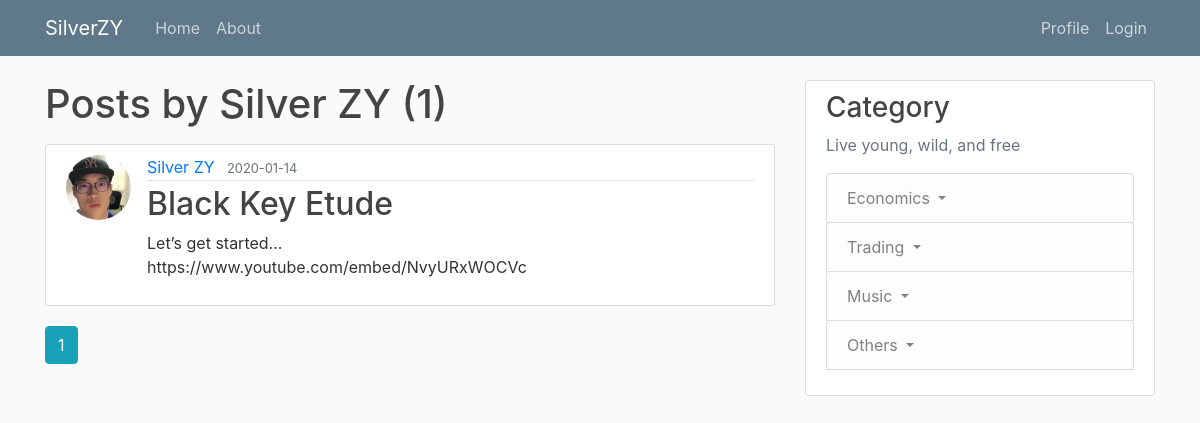
Page /user/Silver ZY on the earlier database version.
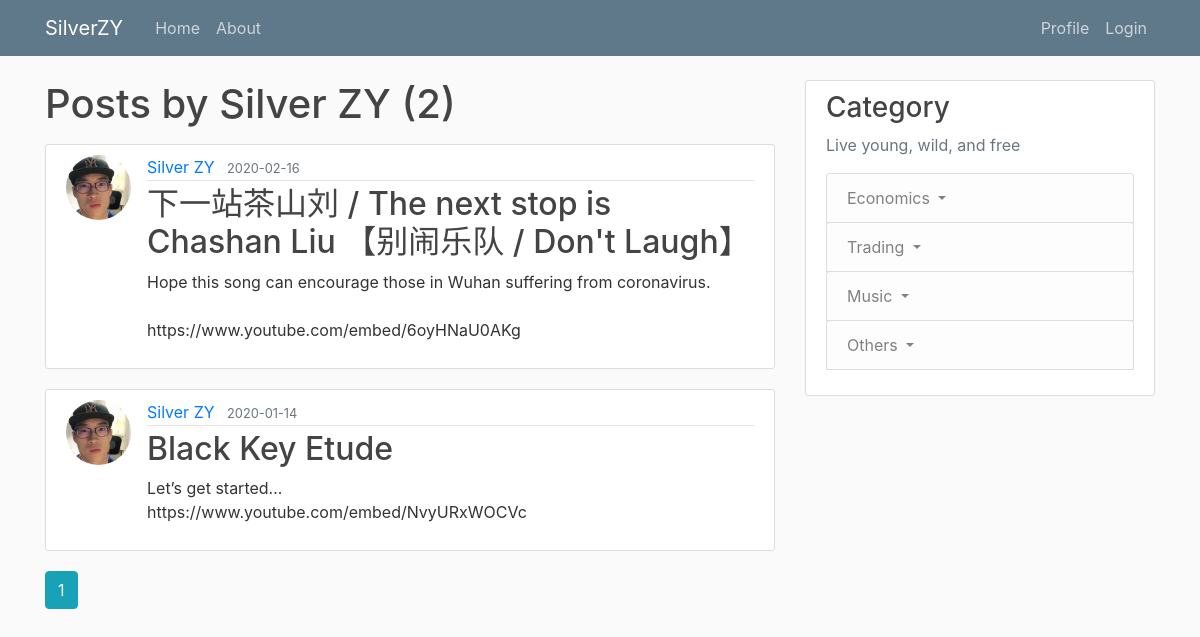
Same page on the later database version.
### flaskblog/models.py (models this page shows, shortened)
class User(db.Model, UserMixin):
    id = db.Column(db.Integer, primary_key=True)
    username = db.Column(db.String(20), unique=True, nullable=False)
    email = db.Column(db.String(120), unique=True, nullable=False)
    image_file = db.Column(db.String(20), nullable=False,
                           default='default.jpg')
    password = db.Column(db.String(60), nullable=False)
    posts = db.relationship('Post', backref='author', lazy=True)

class Post(db.Model):
    id = db.Column(db.Integer, primary_key=True)
    title = db.Column(db.String(100), nullable=False)
    date_posted = db.Column(db.DateTime, nullable=False,
                            default=datetime.utcnow)
    content = db.Column(db.Text, nullable=False)
    user_id = db.Column(db.Integer, db.ForeignKey('user.id'), nullable=False)

### flaskblog/users/routes.py (the view)
@users.route("/user/<string:username>")
def user_posts(username):
    page = request.args.get('page', 1, type=int)
    user = User.query.filter_by(username=username).first_or_404()
    posts = Post.query.filter_by(author=user)\
        .order_by(Post.date_posted.desc())\
        .paginate(page=page, per_page=5)
    return render_template('user_posts.html', posts=posts, user=user)

### flaskblog/templates/user_posts.html
{% extends "layout.html" %}
{% block content %}
    <h1 class="mb-3">Posts by {{ user.username }} ({{ posts.total }})</h1>
    {% for post in posts.items %}
        <article class="media content-section">
          <img class="rounded-circle article-img" src="{{ url_for('static', filename='profile_pics/' + post.author.image_file) }}">
          <div class="media-body">
            <div class="article-metadata">
              <a class="mr-2" href="{{ url_for('users.user_posts', username=post.author.username) }}">{{ post.author.username }}</a>
              <small class="text-muted">{{ post.date_posted.strftime('%Y-%m-%d') }}</small>
            </div>
            <h2><a class="article-title" href="{{ url_for('posts.post', post_id=post.id) }}">{{ post.title }}</a></h2>
            <p class="article-content">{{ post.content }}</p>
          </div>
        </article>
    {% endfor %}
    {% for page_num in posts.iter_pages(left_edge=1, right_edge=1, left_current=1, right_current=2) %}
      {% if page_num %}
        {% if posts.page == page_num %}
          <a class="btn btn-info mb-4" href="{{ url_for('users.user_posts', username=user.username, page=page_num) }}">{{ page_num }}</a>
        {% else %}
          <a class="btn btn-outline-info mb-4" href="{{ url_for('users.user_posts', username=user.username, page=page_num) }}">{{ page_num }}</a>
        {% endif %}
      {% else %}
        ...
      {% endif %}
    {% endfor %}
{% endblock content %}

### flaskblog/templates/layout.html (shortened to what this page needs)
<!DOCTYPE html>
<html>
<head>
    <link rel="stylesheet" href="https://maxcdn.bootstrapcdn.com/bootstrap/4.0.0/css/bootstrap.min.css">
    <link rel="stylesheet" type="text/css" href="{{ url_for('static', filename='main.css') }}">
</head>
<body>
    <header class="site-header">
      <nav class="navbar navbar-expand-md navbar-dark bg-steel fixed-top">
        <div class="container">
          <a class="navbar-brand mr-4" href="/">SilverZY</a>
          <div class="collapse navbar-collapse" id="navbarToggle">
            <div class="navbar-nav mr-auto">
              <a class="nav-item nav-link" href="{{ url_for('main.home') }}">Home</a>
              <a class="nav-item nav-link" href="{{ url_for('main.about') }}">About</a>
            </div>
            <div class="navbar-nav">
              {% if current_user.is_authenticated %}
                <a class="nav-item nav-link" href="{{ url_for('posts.new_post') }}">New Post</a>
                <a class="nav-item nav-link" href="{{ url_for('users.account') }}">Account</a>
                <a class="nav-item nav-link" href="{{ url_for('users.logout') }}">Logout</a>
              {% else %}
                <a class="nav-item nav-link" href="{{ url_for('static', filename='pdfs/Zi_Yin_CV.pdf') }}">Profile</a>
                <a class="nav-item nav-link" href="{{ url_for('users.login') }}">Login</a>
              {% endif %}
            </div>
          </div>
        </div>
      </nav>
    </header>
    <main role="main" class="container">
      <div class="row">
        <div class="col-md-8">
          {% block content %}{% endblock %}
        </div>
        <div class="col-md-4">
          <div class="content-section">
            <h3>Category</h3>
            <p class='text-muted'>Live young, wild, and free
              <ul class="list-group">
                <div class="dropdown">
                    <li class="list-group-item list-group-item-light dropdown-toggle"  id="dropdownMenuButton2" data-toggle="dropdown" aria-haspopup="true" aria-expanded="false">
                      Economics
                    </li>
                </div>
                <div class="dropdown">
                    <li class="list-group-item list-group-item-light dropdown-toggle"  id="dropdownMenuButton2" data-toggle="dropdown" aria-haspopup="true" aria-expanded="false">
                      Trading
                    </li>
                </div>
                <div class="dropdown">
                    <li class="list-group-item list-group-item-light dropdown-toggle"  id="dropdownMenuButton1" data-toggle="dropdown" aria-haspopup="true" aria-expanded="false">
                      Music
                    </li>
                </div>
                <div class="dropdown">
                    <li class="list-group-item list-group-item-light dropdown-toggle"  id="dropdownMenuButton2" data-toggle="dropdown" aria-haspopup="true" aria-expanded="false">
                      Others
                    </li>
                </div>
              </ul>
            </p>
          </div>
        </div>
      </div>
    </main>
</body>
</html>

### flaskblog/static/main.css (style rules this page uses)
body { background: #fafafa; color: #333333; margin-top: 5rem; }
h1, h2, h3, h4, h5, h6 { color: #444444; }
.bg-steel { background-color: #5f788a; }
.site-header .navbar-nav .nav-link { color: #cbd5db; }
.content-section { background: #ffffff; padding: 10px 20px; border: 1px solid #dddddd; border-radius: 3px; margin-bottom: 20px; }
.article-title { color: #444444; }
.article-content { white-space: pre-line; }
.article-img { height: 65px; width: 65px; margin-right: 16px; }
.article-metadata { padding-bottom: 1px; margin-bottom: 4px; border-bottom: 1px solid #e3e3e3 }

Differences in the rows shown:
added Post: image_file (picture), author.username "Silver ZY", date_posted "2020-02-16", title "下一站茶山刘 / The next stop is Chashan Liu 【别闹乐队 / Don't Laugh】", content "Hope this song can encourage those in Wuhan suffering from coronavirus. https://www.youtube.com/embed/6oyHNaU0AKg"
Other differences:
{{ posts.total }}: "1" → "2"
